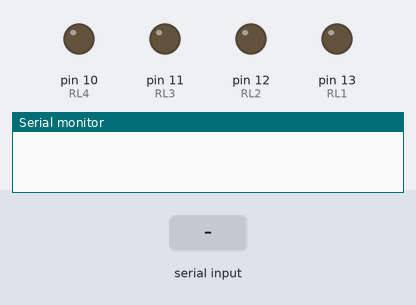
Bench run of a sketch on a simulated Arduino Uno, built with avr-gcc and run on an emulated ATmega328P. On the bench: output pins drawn as LEDs (lit = HIGH), the last lines printed to the serial monitor. The inputs (shaded band) are chosen by the test bench.

Above: at 1.2 s.
1.3 s: "1\n" received over Serial
At 2.5 s:
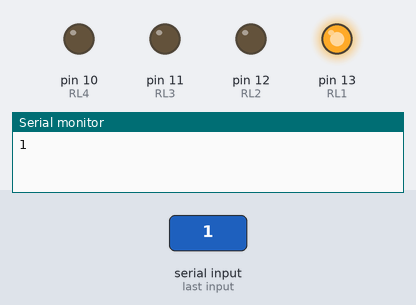
2.8 s: byte 51 ('3') received over Serial
At 3.8 s:
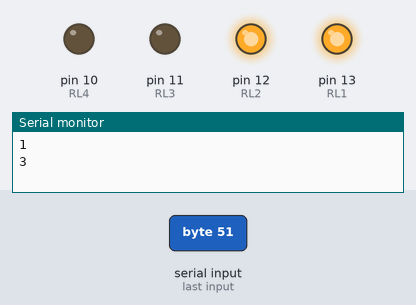
4.3 s: byte 50 ('2') received over Serial
At 5.0 s:
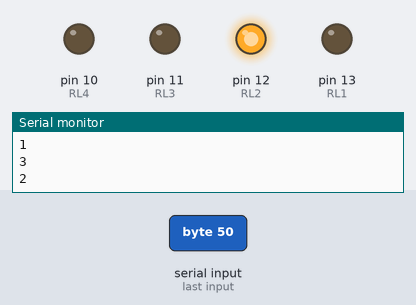
5.8 s: byte 53 ('5') received over Serial
At 6.1 s:
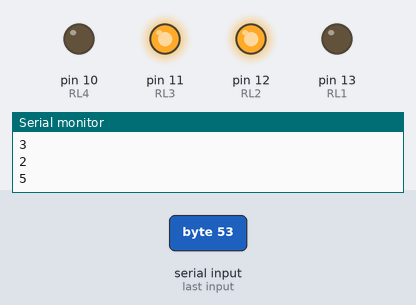
7.3 s: byte 52 ('4') received over Serial
At 8.4 s:
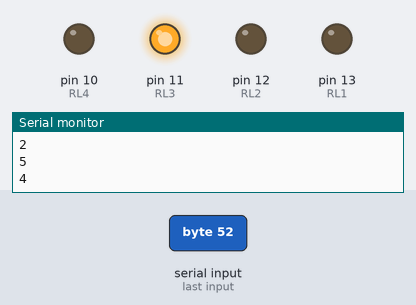
8.8 s: byte 55 ('7') received over Serial
At 9.6 s:
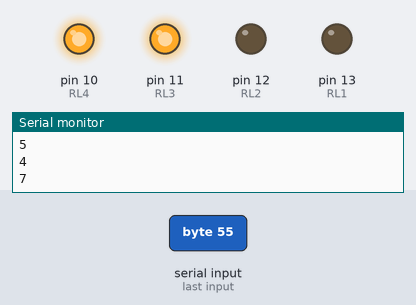
Timing chart, 0 to 11.3 s (numbered marks = the images above; inputs shaded):
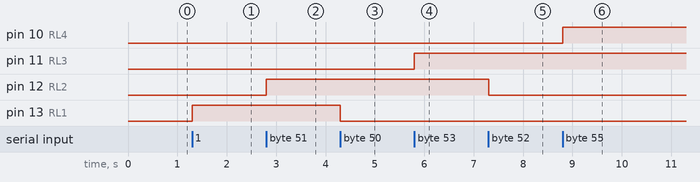

Measured:
- after the input at 1.3 s, pin 13 (RL1): LOW → HIGH at once
- after the input at 2.8 s, pin 12 (RL2): LOW → HIGH at once
- after the input at 4.3 s, pin 13 (RL1): HIGH → LOW at once
- after the input at 5.8 s, pin 11 (RL3): LOW → HIGH at once
- after the input at 7.3 s, pin 12 (RL2): HIGH → LOW at once
- after the input at 8.8 s, pin 10 (RL4): LOW → HIGH at once

The sketch:

bluetooth-V2.ino
```cpp
#include <SoftwareSerial.h>
SoftwareSerial bluetooth(0,1);//RxD  TxD

#define RL1 13
#define RL2 12
#define RL3 11
#define RL4 10
char MITdata;

void setup()
{
Serial.begin(9600);         //Sets the data rate in bits per second (baud) for serial data transmission
pinMode(RL1, OUTPUT);        //Sets digital pin 13 as output pin
pinMode(RL2, OUTPUT);        //Sets digital pin 12 as output pin
pinMode(RL3, OUTPUT);        //Sets digital pin 11 as output pin
pinMode(RL4, OUTPUT);        //Sets digital pin 10 as output pin
}
void loop()
{
if(Serial.available() > 0)  // Send data only when you receive data:
{
MITdata = Serial.read();
Serial.println(MITdata);
Serial.print("\n");
if(MITdata == '1')
{digitalWrite(RL1, HIGH);}
if(MITdata == '2')
{digitalWrite(RL1, LOW);}
if(MITdata == '3')
{digitalWrite(RL2, HIGH);}
if(MITdata == '4')
{digitalWrite(RL2, LOW);}
if(MITdata == '5')
{digitalWrite(RL3, HIGH);}
if(MITdata == '6')
{digitalWrite(RL3, LOW);}
if(MITdata == '7')
{digitalWrite(RL4, HIGH);}
if(MITdata == '8')
{digitalWrite(RL4, LOW);}
}
}
```
